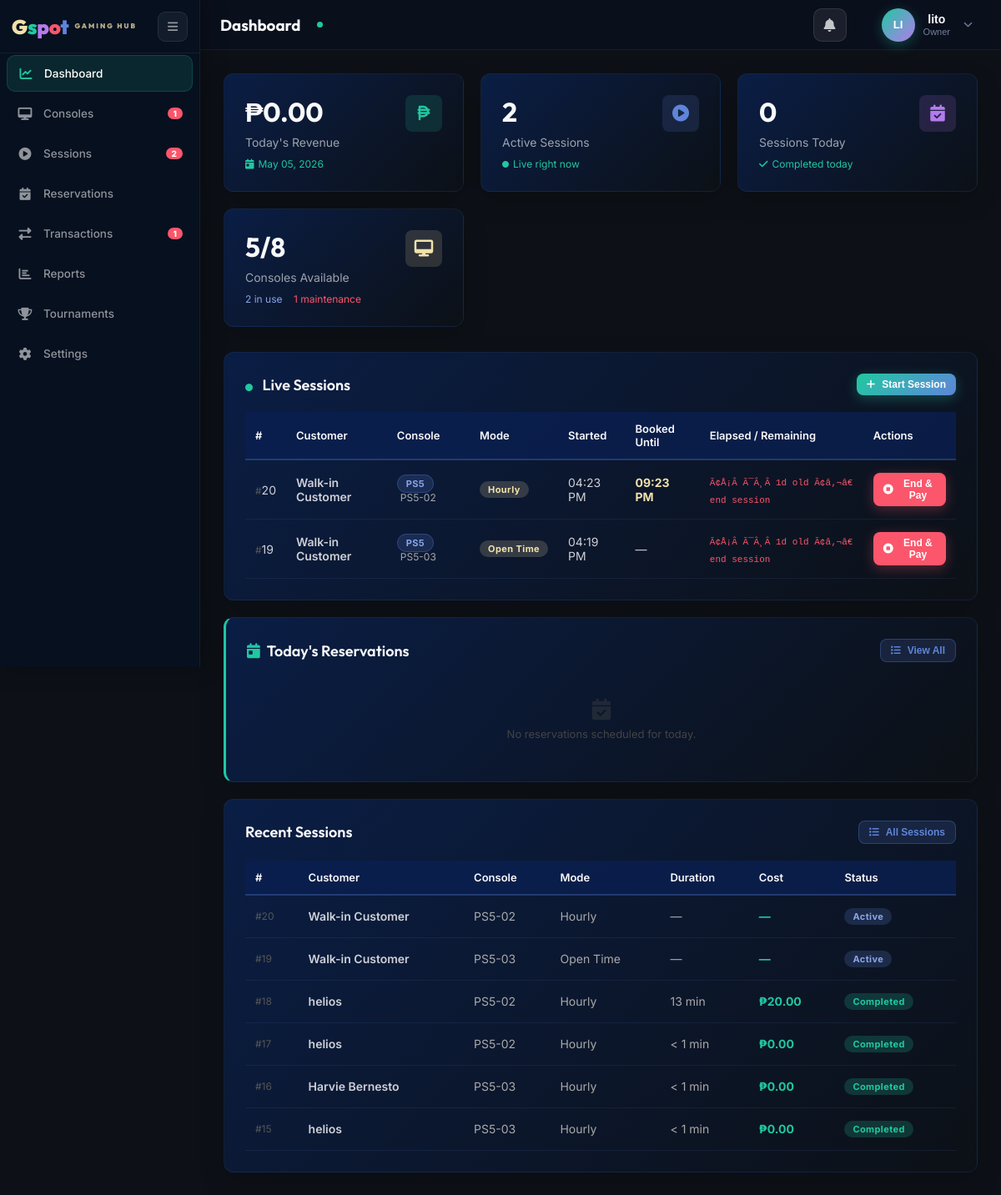
Before: /admin.php (signed in) with the older database file.
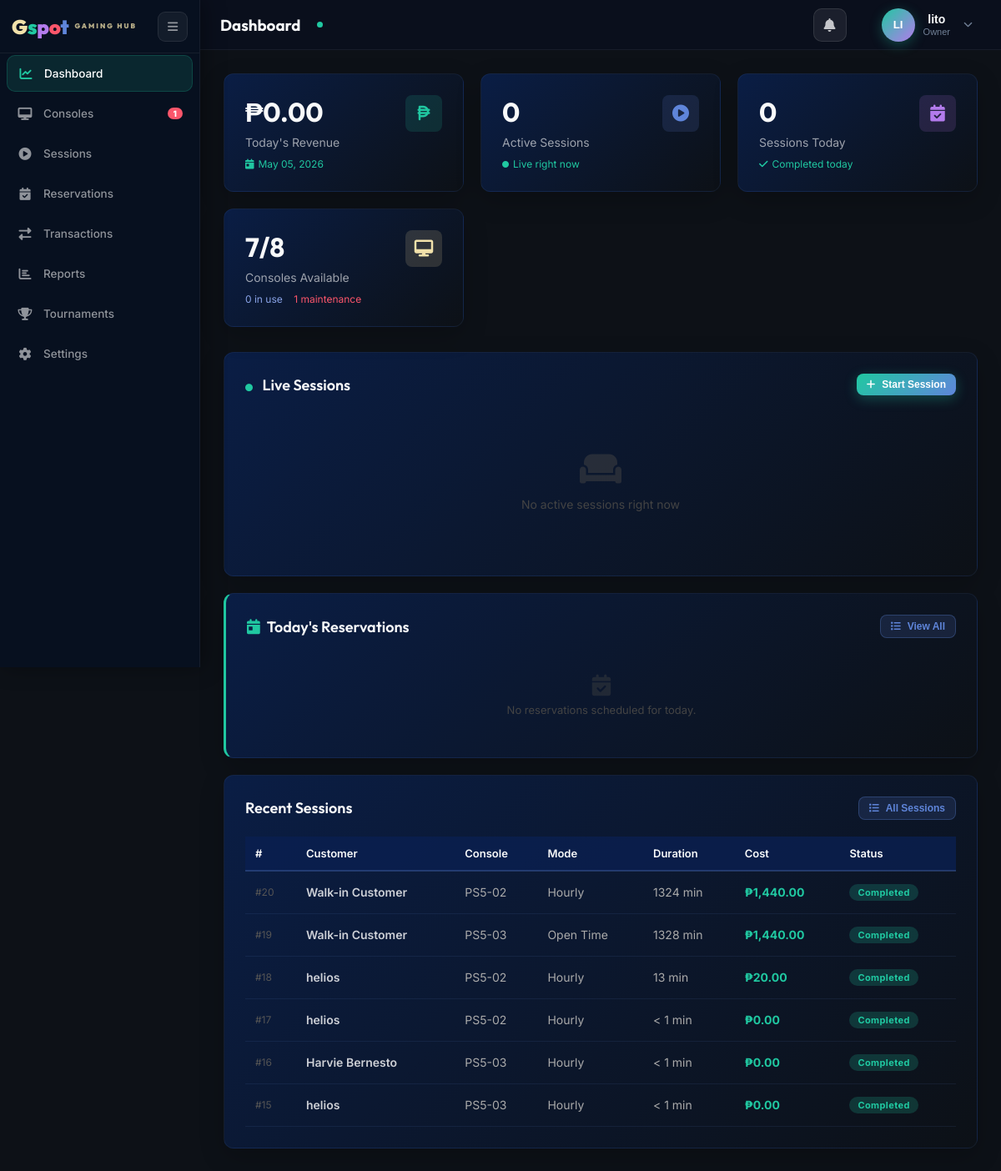
After: the same page with the newer database file.
### tables this page shows
CREATE TABLE `gaming_sessions` (
  `session_id` int(11) NOT NULL,
  `user_id` int(11) NOT NULL,
  `console_id` int(11) NOT NULL,
  `rental_mode` enum('hourly','open_time','unlimited') NOT NULL,
  `planned_minutes` int(11) DEFAULT NULL,
  `start_time` datetime NOT NULL DEFAULT current_timestamp(),
  `end_time` datetime DEFAULT NULL,
  `duration_minutes` int(11) DEFAULT NULL,
  `hourly_rate` decimal(10,2) NOT NULL DEFAULT 0.00,
  `total_cost` decimal(10,2) DEFAULT NULL,
  `status` enum('active','completed','cancelled') NOT NULL DEFAULT 'active',
  `payment_status` enum('paid','unpaid','partial') DEFAULT NULL,
  `created_by` int(11) NOT NULL,
  `created_at` datetime NOT NULL DEFAULT current_timestamp(),
  `extended_minutes` int(11) NOT NULL DEFAULT 0 COMMENT 'Total minutes added via approved extensions',
  `source_reservation_id` int(11) DEFAULT NULL
);

CREATE TABLE `users` (
  `user_id` int(11) NOT NULL,
  `email` varchar(100) NOT NULL,
  `password_hash` varchar(255) NOT NULL,
  `full_name` varchar(100) NOT NULL,
  `phone` varchar(20) DEFAULT NULL,
  `role` enum('customer','shopkeeper','owner','walkin') NOT NULL DEFAULT 'customer',
  `status` enum('active','inactive') NOT NULL DEFAULT 'active',
  `email_verified` tinyint(1) NOT NULL DEFAULT 0,
  `verification_token` varchar(64) DEFAULT NULL,
  `verification_expires` datetime DEFAULT NULL,
  `reset_token` varchar(64) DEFAULT NULL,
  `reset_expires` datetime DEFAULT NULL,
  `created_at` datetime NOT NULL DEFAULT current_timestamp(),
  `consecutive_cancellations` tinyint(3) UNSIGNED NOT NULL DEFAULT 0,
  `reservation_banned_until` datetime DEFAULT NULL
);

CREATE TABLE `consoles` (
  `console_id` int(11) NOT NULL,
  `console_name` varchar(50) NOT NULL,
  `console_type` enum('PS5','PS4','Xbox Series X') NOT NULL,
  `unit_number` varchar(10) NOT NULL,
  `status` enum('available','in_use','maintenance') NOT NULL DEFAULT 'available',
  `hourly_rate` decimal(10,2) NOT NULL DEFAULT 0.00,
  `created_at` datetime NOT NULL DEFAULT current_timestamp()
);

### includes/db_functions.php (called while the page is built, shortened)
<?php
require_once __DIR__ . '/db_config.php';
function getConsoles($status = null, $type = null) {
    global $conn;
    $sql = "SELECT * FROM consoles WHERE 1=1";
    $params = [];
    $types = "";
    if ($status) {
        $sql .= " AND status = ?";
        $params[] = $status;
        $types .= "s";
    } else {
        $sql .= " AND status != 'archived'";
    }
    $sql .= " ORDER BY console_type, unit_number";
    $stmt = $conn->prepare($sql);
    if (!empty($params)) {
        $stmt->bind_param($types, ...$params);
    }
    $stmt->execute();
    return $stmt->get_result()->fetch_all(MYSQLI_ASSOC);
}
function getActiveSessions() {
    global $conn;
    $sql = "SELECT gs.*, u.full_name AS customer_name, c.console_name, c.console_type, c.unit_number,
                   gs.source_reservation_id,
                   COALESCE(r.downpayment_amount, 0) AS reservation_downpayment,
                   COALESCE((SELECT SUM(t.amount) FROM transactions t WHERE t.session_id = gs.session_id AND t.amount > 0), 0) AS upfront_paid,
                   COALESCE((SELECT SUM(ABS(t.amount)) FROM transactions t WHERE t.session_id = gs.session_id AND t.amount < 0), 0) AS refunded_amount
            FROM gaming_sessions gs
            JOIN users u ON gs.user_id = u.user_id
            JOIN consoles c ON gs.console_id = c.console_id
            LEFT JOIN reservations r ON r.reservation_id = gs.source_reservation_id
            WHERE gs.status = 'active'
            ORDER BY gs.start_time DESC";
    $result = $conn->query($sql);
    return $result->fetch_all(MYSQLI_ASSOC);
}
function getSetting($key) {
    global $conn;
    $stmt = $conn->prepare("SELECT setting_value FROM system_settings WHERE setting_key = ?");
    $stmt->bind_param("s", $key);
    $stmt->execute();
    $result = $stmt->get_result();
    if ($result->num_rows > 0) {
        return $result->fetch_assoc()['setting_value'];
    }
    return null;
}
?>

### admin.php (shortened to what the changed rows need)
<?php
require_once __DIR__ . '/includes/db_functions.php';
$activeSessions  = getActiveSessions();
$activeCount     = count($activeSessions);
$allConsoles = getConsoles();
$availableCount  = count(array_filter($allConsoles, fn($c) => $c['status'] === 'available'));
$inUseCount      = count(array_filter($allConsoles, fn($c) => $c['status'] === 'in_use'));
$maintenanceCount= count(array_filter($allConsoles, fn($c) => $c['status'] === 'maintenance'));
$stmt = $conn->prepare(
    "SELECT gs.*, u.full_name AS customer_name, c.console_name, c.unit_number, c.console_type,
            gs.source_reservation_id,
            COALESCE(r.downpayment_amount, 0) AS reservation_downpayment,
            COALESCE((SELECT SUM(t.amount) FROM transactions t WHERE t.session_id = gs.session_id AND t.amount > 0), 0) AS upfront_paid,
            COALESCE((SELECT SUM(ABS(t.amount)) FROM transactions t WHERE t.session_id = gs.session_id AND t.amount < 0), 0) AS refunded_amount,
            COALESCE((SELECT SUM(ar.extra_cost) FROM additional_requests ar WHERE ar.session_id = gs.session_id AND ar.status = 'approved'), 0) AS approved_extras
     FROM gaming_sessions gs
     JOIN users u ON gs.user_id = u.user_id
     JOIN consoles c ON gs.console_id = c.console_id
     LEFT JOIN reservations r ON r.reservation_id = gs.source_reservation_id
     ORDER BY
         CASE WHEN gs.status = 'active' THEN 0 ELSE 1 END ASC,
         CASE
             WHEN gs.status = 'active' AND gs.planned_minutes IS NOT NULL
                 THEN DATE_ADD(gs.start_time, INTERVAL gs.planned_minutes MINUTE)
             WHEN gs.status = 'active'
                 THEN DATE_ADD(gs.start_time, INTERVAL 9999 MINUTE)
             ELSE NULL
         END ASC,
         gs.created_at DESC
     LIMIT 50"
);
$stmt->execute();
$recentSessions = $stmt->get_result()->fetch_all(MYSQLI_ASSOC);
$pendingSessions = [];
foreach ($recentSessions as $sess) {
    $paidSoFar      = (float)($sess['upfront_paid']    ?? 0);
    $refundedAmount = (float)($sess['refunded_amount'] ?? 0);
    if ($sess['status'] === 'active') {
        if ($sess['rental_mode'] === 'hourly' && !empty($sess['planned_minutes'])) {
            $baseCost = computeHourlySessionBaseCost((int)$sess['planned_minutes']);
            $extras   = (float)($sess['approved_extras'] ?? 0);
            if ($paidSoFar >= $baseCost + $extras - 0.01) {
                continue;
            }
        } elseif ($sess['rental_mode'] === 'unlimited') {
            continue;
        }
        $sess['paid_so_far'] = $paidSoFar;
        $pendingSessions[] = $sess;
    } elseif ($sess['status'] === 'completed'
        && $sess['total_cost'] > 0
        && $paidSoFar < (float)$sess['total_cost']
        && $refundedAmount < $paidSoFar
    ) {
        $sess['paid_so_far'] = $paidSoFar;
        $pendingSessions[] = $sess;
    }
}
$settingsKeys = ['ps5_hourly_rate','xbox_hourly_rate','unlimited_rate','controller_rental_fee',
                 'business_hours_open','business_hours_close','shop_name','shop_address','shop_phone',
                 'bonus_paid_minutes','bonus_free_minutes','max_hourly_minutes','session_min_charge'];
$settings = [];
foreach ($settingsKeys as $k) {
    $settings[$k] = getSetting($k);
}
?>
<!DOCTYPE html>
<html lang="en">
<head>
    <link href="assets/fonts/inter/inter.css" rel="stylesheet">
    <link href="assets/fonts/outfit/outfit.css" rel="stylesheet">
    <link rel="stylesheet" href="assets/libs/fontawesome/css/all.min.css">
    <link rel="stylesheet" href="assets/css/style.css">
    <link rel="stylesheet" href="assets/css/admin.css?v=<?= time() ?>">
</head>
<body>
<div class="sidebar" id="sidebar">
    <?php $navBadge = 'style="background:#fb566b;color:#fff;font-size:10px;font-weight:800;padding:1px 7px;border-radius:10px;margin-left:auto;min-width:18px;text-align:center;"'; ?>
    <div class="nav-item" data-tooltip="Sessions" onclick="showPage('sessions', this)">
        <i class="fas fa-play-circle"></i><span>Sessions</span>
        <?php if ($activeCount > 0): ?>
        <span <?= $navBadge ?>><?= $activeCount ?></span>
        <?php endif; ?>
    </div>
    <div class="nav-item" data-tooltip="Transactions" onclick="showPage('transactions', this)">
        <i class="fas fa-exchange-alt"></i><span>Transactions</span>
        <?php if (count($pendingSessions) > 0): ?>
        <span <?= $navBadge ?>><?= count($pendingSessions) ?></span>
        <?php endif; ?>
    </div>
</div>
<div class="main-content">
<?php include __DIR__ . '/admin_sections/dashboard.php'; ?>
</div>
</body>
</html>

### admin_sections/dashboard.php (shortened to what the changed rows need)
<div class="page active" id="dashboard">
    <div class="stats-grid">
        <div class="stat-card">
            <div class="stat-card-header">
                <div>
                    <div class="stat-value"><?= $activeCount ?></div>
                    <div class="stat-label">Active Sessions</div>
                </div>
            </div>
        </div>
        <div class="stat-card">
            <div class="stat-card-header">
                <div>
                    <div class="stat-value"><?= $availableCount ?>/<?= count($allConsoles) ?></div>
                    <div class="stat-label">Consoles Available</div>
                </div>
            </div>
            <div class="stat-change up">
                <span style="color:#8aa4e8"><?= $inUseCount ?> in use</span> &nbsp;
                <span style="color:#fb566b"><?= $maintenanceCount ?> maintenance</span>
            </div>
        </div>
    </div>
    <div class="card">
        <?php if (empty($activeSessions)): ?>
            <div class="empty-state">
                <i class="fas fa-couch"></i>
                <p>No active sessions right now</p>
            </div>
        <?php else: ?>
        <table class="data-table">
            <thead><tr><th>#</th><th>Customer</th><th>Console</th><th>Mode</th><th>Started</th><th>Booked Until</th><th>Elapsed / Remaining</th><th>Actions</th></tr></thead>
            <tbody>
            <?php foreach ($activeSessions as $sess): ?>
            <tr>
                <td><span style="color:#555;font-size:12px">#</span><?= $sess['session_id'] ?></td>
                <td style="font-weight:600"><?= htmlspecialchars($sess['customer_name']) ?></td>
                <td>
                    <span class="console-type-badge <?= $sess['console_type'] === 'PS5' ? 'ps5' : ($sess['console_type'] === 'PS4' ? 'ps4' : 'xbox') ?>">
                        <?= $sess['console_type'] ?>
                    </span>
                    <span style="color:#aaa;font-size:12px;margin-left:4px"><?= htmlspecialchars($sess['unit_number']) ?></span>
                </td>
                <td><span class="badge pending"><?= match($sess['rental_mode']) { 'open_time' => 'Open Time', default => ucfirst($sess['rental_mode']) } ?></span></td>
                <td><?= date('h:i A', strtotime($sess['start_time'])) ?></td>
                <td>
                    <?php if ($sess['rental_mode'] === 'hourly' && $sess['planned_minutes']):
                        $bookedEndDt = new DateTime($sess['start_time'], new DateTimeZone('Asia/Manila'));
                        $bookedEndDt->modify('+' . $sess['planned_minutes'] . ' minutes');
                    ?>
                        <span style="color:#f1e1aa;font-weight:700"><?= $bookedEndDt->format('h:i A') ?></span>
                    <?php else: ?>—<?php endif; ?>
                </td>
                <td><span class="session-timer"
                    data-start="<?= $sess['start_time'] ?>"
                    data-planned="<?= $sess['planned_minutes'] ?? '' ?>"
                    data-session-id="<?= $sess['session_id'] ?>"
                    data-mode="<?= $sess['rental_mode'] ?>"
                    data-start-ts="<?= strtotime($sess['start_time']) ?>"
                    data-upfront-paid="<?= (float)($sess['upfront_paid'] ?? 0) ?>"
                    data-unlimited-rate="<?= (float)($settings['unlimited_rate'] ?? 300) ?>"
                    data-booked-minutes="<?= (int)($sess['planned_minutes'] ?? 0) ?>"
                    data-customer="<?= htmlspecialchars(addslashes($sess['customer_name'])) ?>"
                    data-unit="<?= htmlspecialchars(addslashes($sess['unit_number'])) ?>">—</span></td>
                <td>
                    <button class="btn btn-danger btn-sm" title="End & Collect Payment"
                        onclick="openEndSessionModal(
                        <?= $sess['session_id'] ?>,
                        '<?= htmlspecialchars(addslashes($sess['customer_name'])) ?>',
                        '<?= htmlspecialchars(addslashes($sess['unit_number'])) ?>',
                        '<?= $sess['rental_mode'] ?>',
                        <?= strtotime($sess['start_time']) ?>,
                        <?= (int)($sess['planned_minutes'] ?? 0) ?>,
                        <?= (float)($sess['upfront_paid'] ?? 0) ?>,
                        <?= (float)($sess['reservation_downpayment'] ?? 0) ?>,
                        <?= (float)($settings['unlimited_rate'] ?? 300) ?>,
                        <?= (int)($sess['source_reservation_id'] ?? 0) ?>)">
                        <i class="fas fa-stop-circle"></i> End &amp; Pay
                    </button>
                </td>
            </tr>
            <?php endforeach; ?>
            </tbody>
        </table>
        <?php endif; ?>
    </div>
    <div class="card">
        <table class="data-table">
            <thead><tr><th>#</th><th>Customer</th><th>Console</th><th>Mode</th><th>Duration</th><th>Cost</th><th>Status</th></tr></thead>
            <tbody>
            <?php foreach (array_slice($recentSessions, 0, 6) as $sess): ?>
            <tr>
                <td style="color:#555;font-size:12px">#<?= $sess['session_id'] ?></td>
                <td style="font-weight:600"><?= htmlspecialchars($sess['customer_name']) ?></td>
                <td style="color:#aaa"><?= htmlspecialchars($sess['unit_number']) ?></td>
                <td style="color:#aaa"><?= match($sess['rental_mode']) { 'open_time' => 'Open Time', default => ucfirst($sess['rental_mode']) } ?></td>
                <td style="color:#aaa"><?= $sess['duration_minutes'] !== null ? ($sess['duration_minutes'] > 0 ? $sess['duration_minutes'].' min' : '< 1 min') : '—' ?></td>
                <td style="color:#20c8a1;font-weight:700"><?= $sess['total_cost'] ? '₱'.number_format($sess['total_cost'],2) : '—' ?></td>
                <td><span class="badge <?= $sess['status'] ?>"><?= ucfirst($sess['status']) ?></span></td>
            </tr>
            <?php endforeach; ?>
            </tbody>
        </table>
    </div>
</div>

Changed rows visible on the page:
no longer on one of the page's lists (row edited): gaming_sessions: session_id "20", user.full_name "Walk-in Customer", console.console_type "PS5", console.unit_number "PS5-02", rental_mode "Hourly", start_time "04:23 PM", $bookedEndDt->format('h:i A') "09:23 PM"
no longer on one of the page's lists (row edited): gaming_sessions: session_id "19", user.full_name "Walk-in Customer", console.console_type "PS5", console.unit_number "PS5-03", rental_mode "Open Time", start_time "04:19 PM"
changed gaming_sessions id 20: duration_minutes (not shown) → "1324"; total_cost (not shown) → "1,440.00"; status "Active" → "Completed"; duration_minutes "—" → "min"; total_cost "—" → "₱"
changed gaming_sessions "Open Time": duration_minutes (not shown) → "1328"; total_cost (not shown) → "1,440.00"; status "Active" → "Completed"; duration_minutes "—" → "min"; total_cost "—" → "₱"
Other visible differences:
$activeCount: "2" → "0"
$availableCount: "5" → "7"
$inUseCount: "2" → "0"
$activeCount: "2" → (not shown)
count($pendingSessions): "1" → (not shown)
text no longer shown: "# Customer Console Mode Started Booked Until Elapsed / Remaining Actions"
text now shown: "No active sessions right now"
